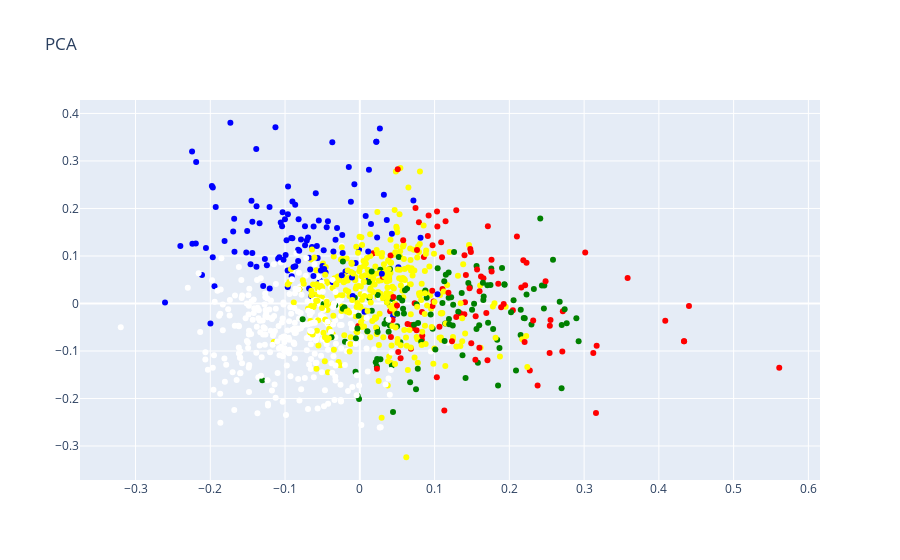

Notebook source saved alongside this figure:
### Markdown cell above
###  `[BONUS: 3 pts]` Visualización usando PCA

### Code cell
data['cluster'] = model.labels_
pca = PCA(n_components=2)

result = pca.fit_transform(tfidf_matrix)
result = pd.DataFrame(result)
result.columns = ['X', 'Y']
result['cluster'] = data.cluster.values
result['texto'] = data.review_body

colorsIdx = {0: 'blue', 
             1: 'yellow',
             2: 'green',
             3: 'red',
             4: 'white', 
             5: 'black',
             6: 'brown',
             7: 'azure',
             8: 'ivory', 
             9: 'teal',
             10: 'silver',
             11: 'purple',
             12: 'chocolate'}


cols = data['cluster'].map(colorsIdx)

trace = go.Scatter(x=result['X'].values,
                   y=result['Y'].values,
                   text=result['texto'].values,
                   mode='markers',
                   marker=dict(color=cols)) 

layout = go.Layout(title="PCA")

fig = go.Figure(data=trace, layout=layout)
iplot(fig)

### Figure 1 — Plotly figure (JSON) as saved in the notebook; plotly's stock layout.template omitted (floating-point values rounded to 4 significant figures; data arrays with more than 128 entries replaced by an {"elided": "..."} marker saying what was removed)
{"data": [{"marker": {"color": {"elided": "1000 str values"}}, "mode": "markers", "text": {"elided": "1000 str values"}, "type": "scatter", "x": {"elided": "1000 float values"}, "y": {"elided": "1000 float values"}}], "layout": {"title": {"text": "PCA"}}}
